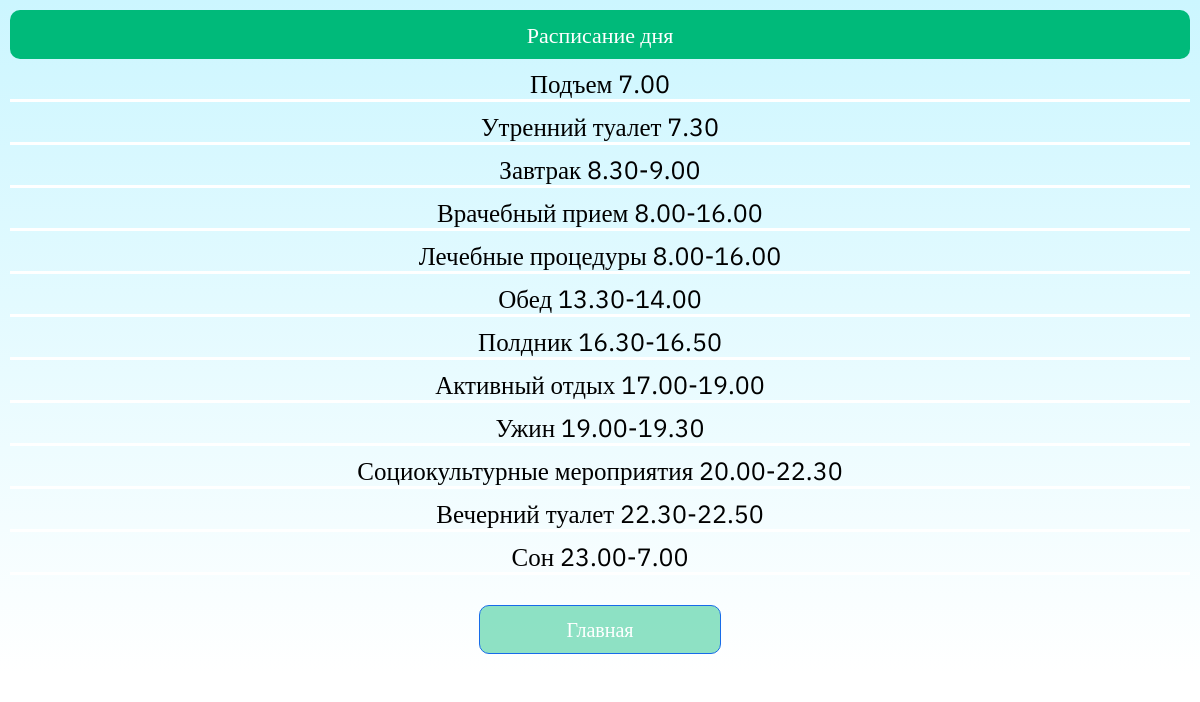
The app's page /daily with its own data.
### main/models.py (models this page shows, shortened)
class Rasporiadok(models.Model):
    title = models.CharField('Название', max_length=300)
    class Meta:
        verbose_name = 'Распорядок дня'
        verbose_name_plural = 'Распорядок дней'

### main/views.py (the view)
# urls.py: path('daily', views.daily, name='daily'),
def daily(request):
    rasporiadok = Rasporiadok.objects.all()
    return render(request, 'main/daily.html', {'rasporiadok': rasporiadok})

### main/templates/main/daily.html (shortened to what this page needs)
{% load static %}
<!DOCTYPE html>
<html>
<head>
    <link rel="stylesheet" type="text/css" href="{% static 'main/css/main.css'%}">
</head>
<body>
<div class="mainGradient">
    <header>
        Расписание дня
    </header>
    <div class="rules">
     {% for el in rasporiadok %}
        <div class="oneRules">{{ el.title }}</div>
    {% endfor %}
    </div>
    <div class="buttonsBack">
        <a class="buttonBack" href="{% url 'home' %}">Главная</a>
    </div>
</div>
</body>
</html>

### main/static/main/css/main.css (style rules this page uses)
body { margin: 0; font-family: 'IBM Plex Sans'; }
header { left: 0; right: 0; text-align: center; background: #00BA7A; border: 0; border-radius: 10px; padding: 10px 20px; font-style: normal; font-weight: 500; font-size: 22px; color: white; }
a { align-items: center; color: #000000; text-decoration: none; }
.mainGradient { background: linear-gradient(180deg, #CCF6FF 0%, #FFFFFF 100%); padding: 10px 10px 20px 10px; }
.buttonsBack { margin-top: 20px; display: flex; flex-direction: column; align-items: center; justify-content: center; }
.buttonBack { margin-left: auto; margin-right: auto; white-space: nowrap; width:220px; font-size: 20px; margin-top: 10px; padding: 10px; border: 1px solid #176BE9; background: rgba(0, 186, 122, 0.44); border-radius: 10px; font-style: normal; font-weight: 500; color: #FFFFFF; text-align: center; }
.rules { font-style: normal; font-weight: 400; font-size: 25px; line-height: 30px; color: #000000; text-align: center; }
.rules * { font-family: 'IBM Plex Sans'; margin-top: 10px; border-bottom:white 3px solid; }

### records on screen
Rasporiadok: title "Подъем 7.00"
Rasporiadok: title "Утренний туалет 7.30"
Rasporiadok: title "Завтрак 8.30-9.00"
Rasporiadok: title "Врачебный прием 8.00-16.00"
Rasporiadok: title "Лечебные процедуры 8.00-16.00"
Rasporiadok: title "Обед 13.30-14.00"
Rasporiadok: title "Полдник 16.30-16.50"
Rasporiadok: title "Активный отдых 17.00-19.00"
Rasporiadok: title "Ужин 19.00-19.30"
Rasporiadok: title "Социокультурные мероприятия 20.00-22.30"
Rasporiadok: title "Вечерний туалет 22.30-22.50"
Rasporiadok: title "Сон 23.00-7.00"
